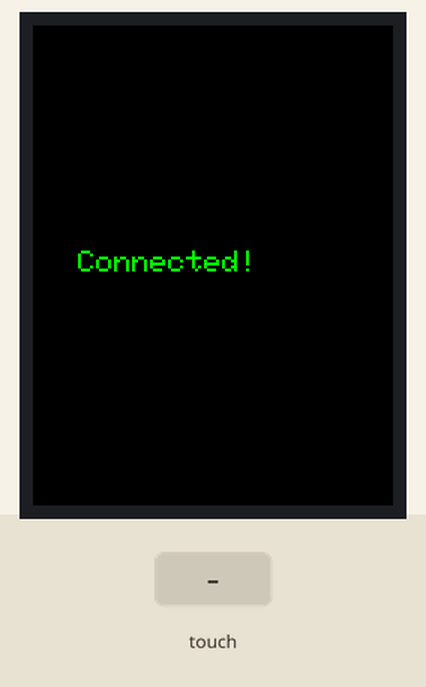
Recording of a program running on a simulated ESP32. Parts: 240×320 colour display. Inputs (shaded band) come from the test bench. WiFi joins after 1.5 s; servers stay silent unless stated; no MQTT or app messages arrive unless stated.

Above: at 1.9 s.
At 4.0 s:
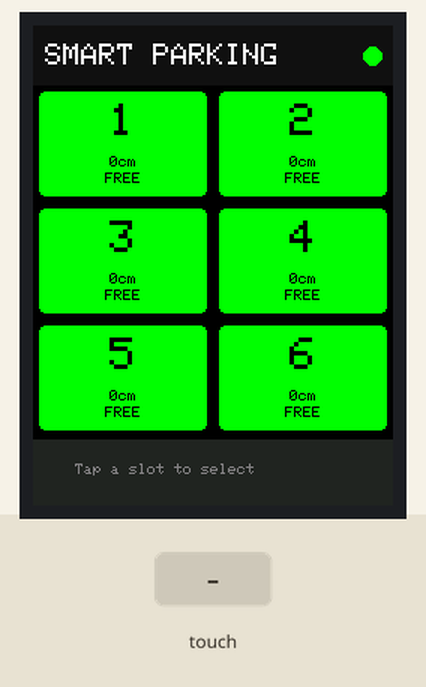
4.1 s: touch panel pressed at 13 % / 30 % of its raw x / y range
At 5.2 s:
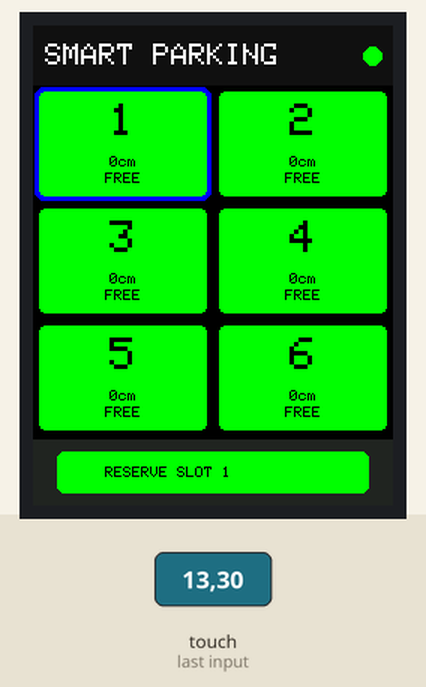
5.6 s: touch panel pressed at 13 % / 90 % of its raw x / y range
At 5.63 s:
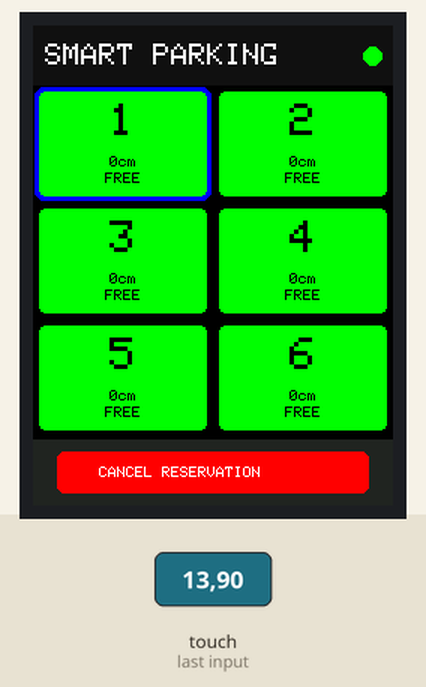
Timing chart, 0 to 8.6 s (numbered marks = the images above; inputs shaded):
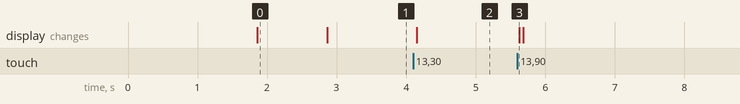

The program:

main.cpp
```cpp
#include "SPI.h"
#include "Adafruit_GFX.h"
#include "Adafruit_ILI9341.h"
#include <Adafruit_FT6206.h>
#include <WiFi.h>
#include <PubSubClient.h>
#include <ArduinoJson.h>

const char *WIFI_SSID = "Wokwi-GUEST";
const char *WIFI_PASS = "";
const char *BROKER = "100.64.0.2";
const int BROKER_PORT = 1883;

const char *TOPIC_STATUS = "smartparking/status";
const char *TOPIC_CMD = "smartparking/cmd";
const char *TOPIC_ACK = "smartparking/ack";

#define TFT_CS 5
#define TFT_DC 15

Adafruit_ILI9341 tft = Adafruit_ILI9341(TFT_CS, TFT_DC);
Adafruit_FT6206 ctp = Adafruit_FT6206();

#define C_BG ILI9341_BLACK
#define C_HEADER 0x1082
#define C_FREE 0x07E0
#define C_OCCUPIED 0xF800
#define C_RESERVED 0xFFE0
#define C_SELECT 0x001F
#define C_DK ILI9341_BLACK
#define C_LT ILI9341_WHITE
#define C_FOOTER 0x2124

#define SCREEN_W 240
#define SCREEN_H 320
#define HEADER_H 40
#define FOOTER_H 44
#define FOOTER_Y (SCREEN_H - FOOTER_H)
#define SLOT_COLS 2
#define SLOT_ROWS 3
#define SLOT_W (SCREEN_W / SLOT_COLS)
#define SLOT_H ((SCREEN_H - HEADER_H - FOOTER_H) / SLOT_ROWS)
#define PAD 4
#define NUM_SLOTS 6

struct SlotInfo
{
  bool occupied, reserved, available;
  int dist;
};

SlotInfo slots[NUM_SLOTS];
SlotInfo prevSlots[NUM_SLOTS]; // shadow copy for dirty detection

int selectedSlot = -1;
int prevSelected = -2; // -2 forces initial draw
int myReservedSlot = -1;
int prevReserved = -2;
bool wifiWasConn = false;

WiFiClient wifiClient;
PubSubClient mqtt(wifiClient);

// ── Geometry helper ──────────────────────────────────────────────────────

void slotRect(int idx, int &x, int &y, int &w, int &h)
{
  x = (idx % SLOT_COLS) * SLOT_W + PAD;
  y = HEADER_H + (idx / SLOT_COLS) * SLOT_H + PAD;
  w = SLOT_W - PAD * 2;
  h = SLOT_H - PAD * 2;
}

// ── Draw one slot ────────────────────────────────────────────────────────

void drawSlot(int idx)
{
  int x, y, w, h;
  slotRect(idx, x, y, w, h);

  uint16_t bg;
  const char *label;
  if (slots[idx].occupied)
  {
    bg = C_OCCUPIED;
    label = "OCCUPIED";
  }
  else if (slots[idx].reserved)
  {
    bg = C_RESERVED;
    label = "RESERVED";
  }
  else
  {
    bg = C_FREE;
    label = "FREE";
  }

  // Clear the selection-border zone before drawing
  tft.fillRoundRect(x - 3, y - 3, w + 6, h + 6, 6, C_BG);

  if (idx == selectedSlot)
    tft.fillRoundRect(x - 3, y - 3, w + 6, h + 6, 6, C_SELECT);

  tft.fillRoundRect(x, y, w, h, 4, bg);

  tft.setTextColor(C_DK);
  tft.setTextSize(3);
  tft.setCursor(x + w / 2 - 9, y + 8);
  tft.print(idx + 1);

  tft.setTextSize(1);
  int lw = strlen(label) * 6;
  tft.setCursor(x + w / 2 - lw / 2, y + h - 16);
  tft.print(label);

  if (!slots[idx].occupied && slots[idx].dist < 500)
  {
    char buf[8];
    snprintf(buf, sizeof(buf), "%dcm", slots[idx].dist);
    int dw = strlen(buf) * 6;
    tft.setCursor(x + w / 2 - dw / 2, y + h - 27);
    tft.print(buf);
  }
}

// ── Draw footer ──────────────────────────────────────────────────────────

void drawFooter()
{
  tft.fillRect(0, FOOTER_Y, SCREEN_W, FOOTER_H, C_FOOTER);

  if (selectedSlot == -1)
  {
    tft.setTextColor(0x8410);
    tft.setTextSize(1);
    tft.setCursor(28, FOOTER_Y + 16);
    tft.print("Tap a slot to select");
    return;
  }
  if (slots[selectedSlot].occupied)
  {
    tft.setTextColor(C_OCCUPIED);
    tft.setTextSize(1);
    tft.setCursor(20, FOOTER_Y + 16);
    tft.print("Slot ");
    tft.print(selectedSlot + 1);
    tft.print(" is occupied");
    return;
  }
  if (selectedSlot == myReservedSlot)
  {
    tft.fillRoundRect(16, FOOTER_Y + 8, 208, 28, 5, C_OCCUPIED);
    tft.setTextColor(C_LT);
    tft.setTextSize(1);
    tft.setCursor(44, FOOTER_Y + 18);
    tft.print("CANCEL RESERVATION");
  }
  else if (slots[selectedSlot].reserved)
  {
    tft.setTextColor(C_RESERVED);
    tft.setTextSize(1);
    tft.setCursor(20, FOOTER_Y + 16);
    tft.print("Slot ");
    tft.print(selectedSlot + 1);
    tft.print(" already reserved");
  }
  else
  {
    tft.fillRoundRect(16, FOOTER_Y + 8, 208, 28, 5, C_FREE);
    tft.setTextColor(C_DK);
    tft.setTextSize(1);
    tft.setCursor(48, FOOTER_Y + 18);
    tft.print("RESERVE SLOT ");
    tft.print(selectedSlot + 1);
  }
}

// ── Draw header ──────────────────────────────────────────────────────────

void drawHeader()
{
  tft.fillRect(0, 0, SCREEN_W, HEADER_H, C_HEADER);
  tft.setTextColor(C_LT);
  tft.setTextSize(2);
  tft.setCursor(8, 12);
  tft.print("SMART PARKING");
  tft.fillCircle(SCREEN_W - 14, 20, 6,
                 (WiFi.status() == WL_CONNECTED) ? C_FREE : C_OCCUPIED);
}

// ── WiFi dot only ────────────────────────────────────────────────────────

void updateWifiDot()
{
  bool conn = (WiFi.status() == WL_CONNECTED);
  if (conn != wifiWasConn)
  {
    tft.fillCircle(SCREEN_W - 14, 20, 6, conn ? C_FREE : C_OCCUPIED);
    wifiWasConn = conn;
  }
}

// ── Full initial paint ───────────────────────────────────────────────────

void drawAll()
{
  tft.fillScreen(C_BG);
  drawHeader();
  for (int i = 0; i < NUM_SLOTS; i++)
    drawSlot(i);
  drawFooter();
  memcpy(prevSlots, slots, sizeof(slots));
  prevSelected = selectedSlot;
  prevReserved = myReservedSlot;
  wifiWasConn = (WiFi.status() == WL_CONNECTED);
}

// ── Partial update — only dirty regions ─────────────────────────────────

void updateDisplay()
{
  bool footerDirty = (selectedSlot != prevSelected) ||
                     (myReservedSlot != prevReserved);

  for (int i = 0; i < NUM_SLOTS; i++)
  {
    bool dataDiff = (slots[i].occupied != prevSlots[i].occupied ||
                     slots[i].reserved != prevSlots[i].reserved ||
                     slots[i].dist != prevSlots[i].dist);
    bool selDiff = (i == selectedSlot) != (i == prevSelected);

    if (dataDiff || selDiff)
    {
      drawSlot(i);
      if (i == selectedSlot || i == prevSelected)
        footerDirty = true;
    }
    if (dataDiff && i == selectedSlot)
      footerDirty = true;
  }

  // Redraw the previously selected slot to remove its highlight ring
  if (selectedSlot != prevSelected && prevSelected >= 0)
  {
    drawSlot(prevSelected);
  }

  if (footerDirty)
    drawFooter();
  updateWifiDot();

  memcpy(prevSlots, slots, sizeof(slots));
  prevSelected = selectedSlot;
  prevReserved = myReservedSlot;
}

// ── MQTT ─────────────────────────────────────────────────────────────────

void publishCmd(const char *action, int slotId)
{
  char buf[64];
  snprintf(buf, sizeof(buf), "{\"action\":\"%s\",\"slot\":%d}", action, slotId);
  mqtt.publish(TOPIC_CMD, buf);
}

void onMessage(char *topic, byte *payload, unsigned int len)
{
  if (strcmp(topic, TOPIC_STATUS) != 0)
    return;

  StaticJsonDocument<512> doc;
  if (deserializeJson(doc, payload, len) != DeserializationError::Ok)
    return;

  JsonArray arr = doc["slots"].as<JsonArray>();
  int i = 0;
  for (JsonObject s : arr)
  {
    if (i >= NUM_SLOTS)
      break;
    slots[i].occupied = s["occupied"].as<bool>();
    slots[i].reserved = s["reserved"].as<bool>();
    slots[i].available = s["available"].as<bool>();
    slots[i].dist = s["dist"].as<int>();
    i++;
  }

  if (myReservedSlot >= 0 && slots[myReservedSlot].occupied)
  {
    myReservedSlot = -1;
    selectedSlot = -1;
  }

  updateDisplay();
}

// ── Touch ────────────────────────────────────────────────────────────────

void handleTouch()
{
  if (!ctp.touched())
    return;
  delay(10);
  if (!ctp.touched())
    return;

  TS_Point p = ctp.getPoint();
  p.x = map(p.x, 0, 240, 240, 0);
  p.y = map(p.y, 0, 320, 320, 0);

  if (p.y >= FOOTER_Y && selectedSlot != -1)
  {
    if (!slots[selectedSlot].occupied)
    {
      if (selectedSlot == myReservedSlot)
      {
        publishCmd("release", selectedSlot + 1);
        myReservedSlot = -1;
        selectedSlot = -1;
      }
      else if (!slots[selectedSlot].reserved)
      {
        if (myReservedSlot >= 0)
          publishCmd("release", myReservedSlot + 1);
        publishCmd("reserve", selectedSlot + 1);
        myReservedSlot = selectedSlot;
      }
    }
    updateDisplay();
    return;
  }

  if (p.y >= HEADER_H && p.y < FOOTER_Y)
  {
    int idx = (p.y - HEADER_H) / SLOT_H * SLOT_COLS + p.x / SLOT_W;
    if (idx >= 0 && idx < NUM_SLOTS)
    {
      selectedSlot = (selectedSlot == idx) ? -1 : idx;
      updateDisplay();
    }
  }
}

// ── Connections ───────────────────────────────────────────────────────────

void connectWiFi()
{
  WiFi.begin(WIFI_SSID, WIFI_PASS);
  tft.setTextColor(0x8410);
  tft.setTextSize(1);
  tft.setCursor(10, 140);
  tft.print("Connecting WiFi...");
  while (WiFi.status() != WL_CONNECTED)
    delay(500);
}

void connectMQTT()
{
  String cid = "ParkClient-" + String((uint32_t)ESP.getEfuseMac(), HEX);
  while (!mqtt.connected())
  {
    if (mqtt.connect(cid.c_str()))
    {
      mqtt.subscribe(TOPIC_STATUS);
      mqtt.subscribe(TOPIC_ACK);
    }
    else
    {
      delay(2000);
    }
  }
}

// ── Setup / Loop ──────────────────────────────────────────────────────────

void setup()
{
  Serial.begin(115200);
  tft.begin();
  tft.setRotation(0);
  tft.fillScreen(C_BG);
  tft.setTextColor(C_LT);
  tft.setTextSize(2);
  tft.setCursor(20, 110);
  tft.print("Smart Parking");

  if (!ctp.begin(40))
  {
    tft.fillScreen(C_OCCUPIED);
    tft.setCursor(10, 140);
    tft.setTextSize(2);
    tft.print("Touch FAIL");
    while (1)
      ;
  }

  connectWiFi();
  mqtt.setServer(BROKER, BROKER_PORT);
  mqtt.setBufferSize(1024);
  mqtt.setCallback(onMessage);
  connectMQTT();

  tft.fillScreen(C_BG);
  tft.setTextColor(C_FREE);
  tft.setTextSize(2);
  tft.setCursor(30, 150);
  tft.print("Connected!");
  delay(800);

  memset(slots, 0, sizeof(slots));
  memset(prevSlots, 0, sizeof(prevSlots));
  drawAll();
}

void loop()
{
  if (!mqtt.connected())
    connectMQTT();
  mqtt.loop();
  handleTouch();
  updateWifiDot();
}
```

Measured:
- after the input at 4.1 s, the display: changes after 0.05 s (image 2)
- after the input at 5.6 s, the display: changes at once (image 3)
- what the display in image 0 shows lasts 1.0 s, from 1.9 s to 2.9 s
